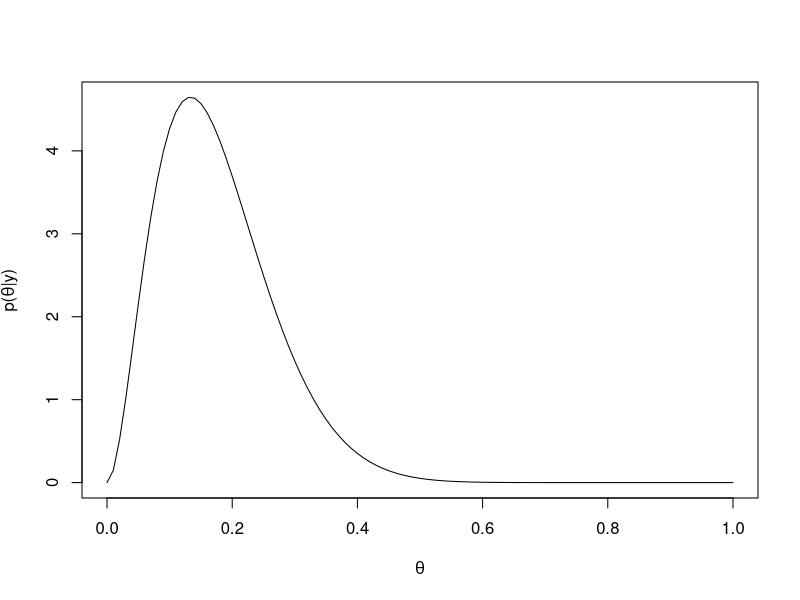
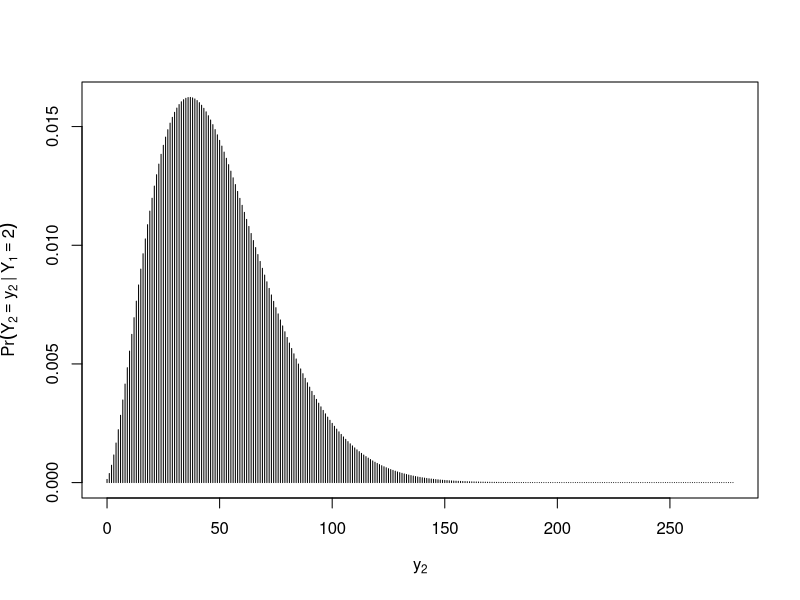
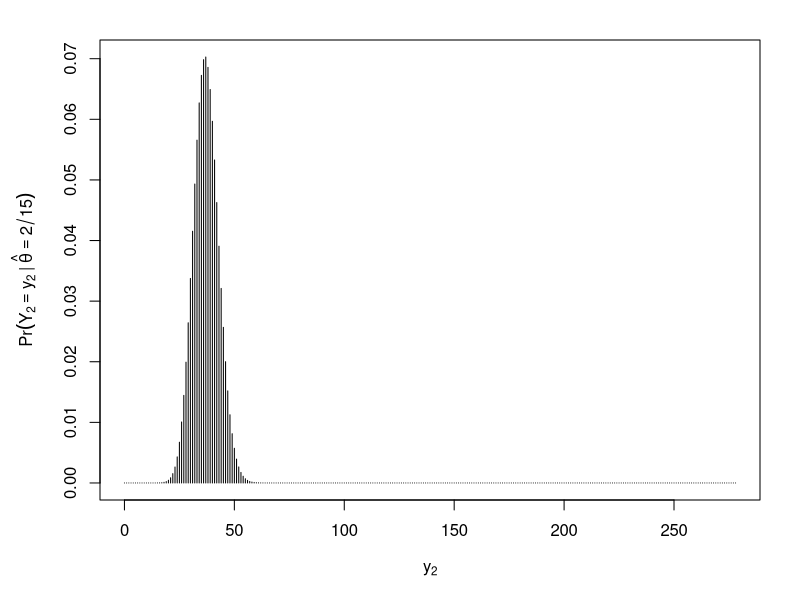

Write the R code that produced these figures, in order.
n1 <- 15
a1 <- 2


# a --------------------

poster_a <- function(theta) dbeta(theta, 3, 14)
e_post_a <- 3 / (3 + 14)
mode_post_a <- 2 / (2 + 13)
var_post_a <- 3 / 17 * (14 / 17) * (1 / 18)

print(sprintf(
     "E = %.3f; Mode = %.3f; SD = %.3f",
     e_post_a, mode_post_a, sqrt(var_post_a)
))

png("fig/3-7-a.png", width = 600, height = 600, res = 100)
curve(poster_a(x),
     from = 0, to = 1,
     xlab = expression(theta),
     ylab = expression(paste(p, "(", theta, "|", y, ")"))
)
dev.off()

# c --------------------
pred_b <- function(y2) {
     # using exp and lgamma to avoid overflow when computing gamma()
     gamma_1 <- exp(lgamma(17) - (lgamma(3) + lgamma(14)))
     gamma_2 <- exp(lgamma(y2 + 3) + lgamma(292 - y2) - lgamma(295))
     return(choose(278, y2) * gamma_1 * gamma_2)
}

y2_range <- 0:278
png("fig/3-7-c.png", width = 600, height = 600, res = 100)
plot(y2_range, pred_b(y2_range),
     type = "h",
     xlab = expression(y[2]),
     ylab = expression(Pr(Y[2] == y[2] ~ "|" ~ Y[1] == 2))
)
dev.off()

e_y2 <- sum(y2_range * pred_b(y2_range))
var_y2 <- sum(y2_range^2 * pred_b(y2_range)) - e_y2^2
sd_y2 <- sqrt(var_y2)

print(sprintf("E = %.3f; SD = %.3f", e_y2, sd_y2))


# d --------------------
likeli_d <- function(y2) dbinom(y2, 278, 2 / 15)

png("fig/3-7-d.png", width = 600, height = 600, res = 100)
par(mar = c(5, 5, 2, 2))
plot(y2_range, likeli_d(y2_range),
     type = "h",
     xlab = expression(y[2]),
     ylab = expression(Pr(Y[2] == y[2] ~ "|" ~ hat(theta) == 2 / 15))
)
dev.off()
